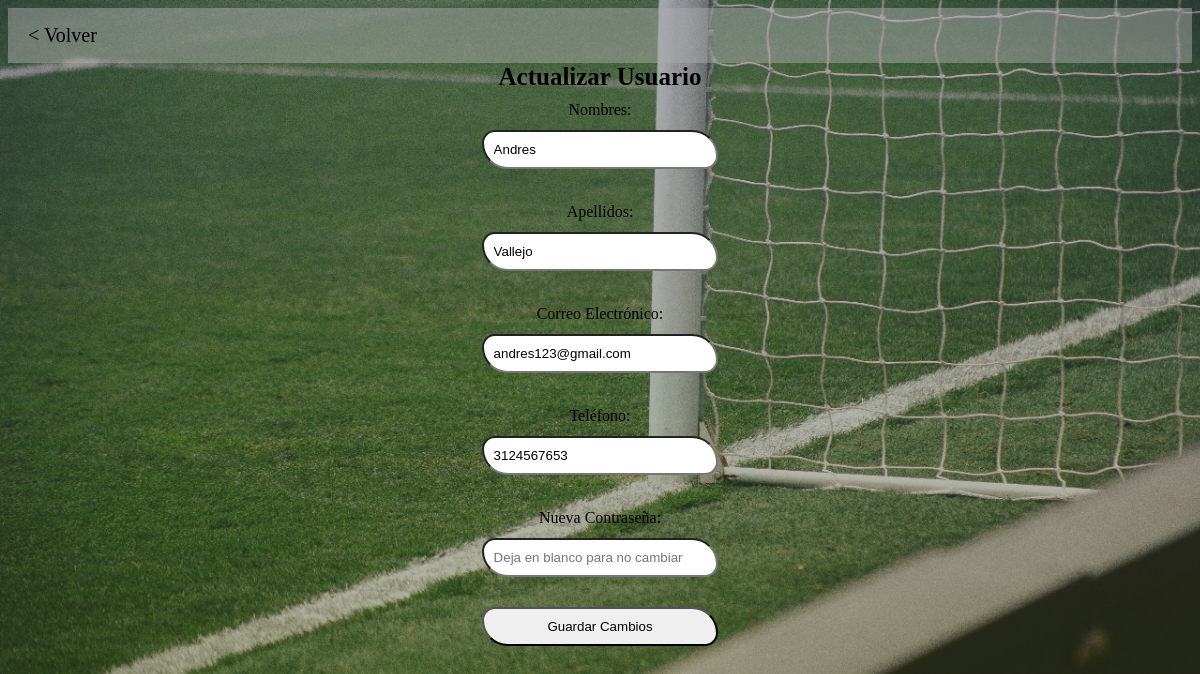
Page /actualizar_usuario.php?id=1 on the earlier database version.
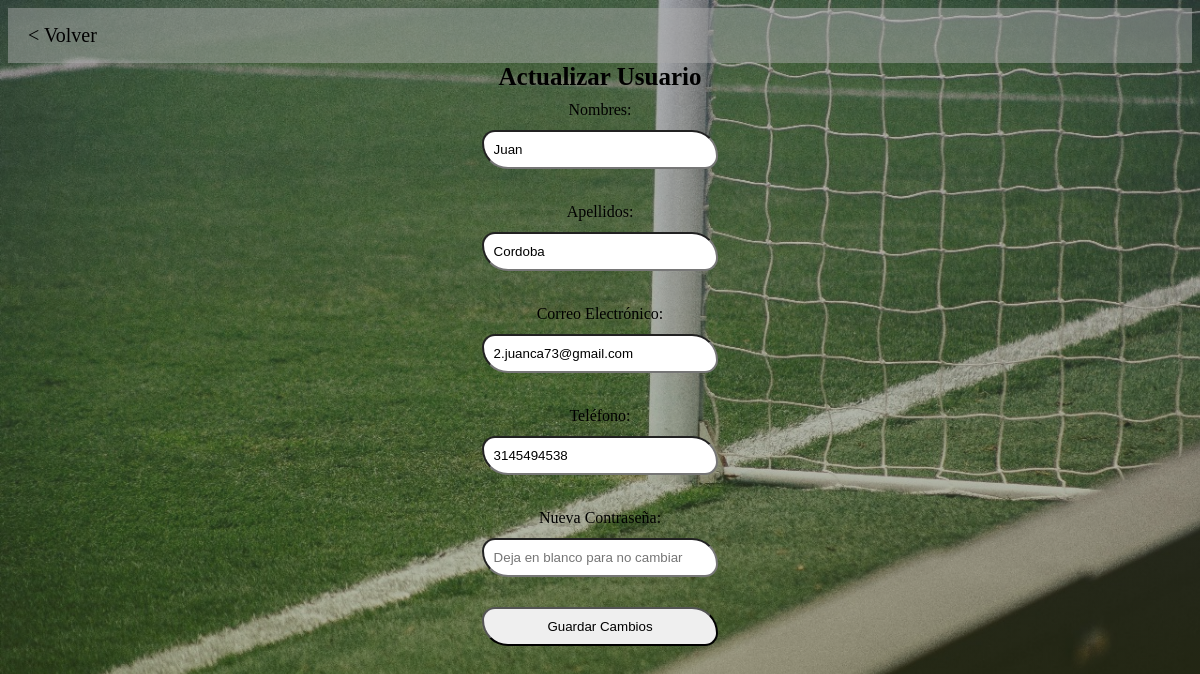
Same page on the later database version.
### tables this page shows
CREATE TABLE `usuario` (
  `Id_Usuario` int(11) NOT NULL,
  `Nombres` varchar(30) NOT NULL,
  `Apellidos` varchar(30) NOT NULL,
  `Correo_Electronico` varchar(50) NOT NULL,
  `Telefono` varchar(11) NOT NULL,
  `Contraseña` varchar(150) NOT NULL
);

### actualizar_usuario.php (the view, shortened to what this page needs)
<?php
include 'conexion.php';
if ($_SERVER['REQUEST_METHOD'] === 'POST' && isset($_POST['guardar_actualizacion'])) {
    $id_usuario_actualizar = $_POST['id_usuario'];
    $nuevos_nombres = $_POST['nuevos_nombres'];
    $nuevos_apellidos = $_POST['nuevos_apellidos'];
    $nuevo_correo = $_POST['nuevo_correo'];
    $nuevo_telefono = $_POST['nuevo_telefono'];
    $nueva_contraseña = isset($_POST['nueva_contraseña']) ? $_POST['nueva_contraseña'] : '';
    if ($nueva_contraseña !== '') {
        $query = "UPDATE usuario SET
                  Nombres = '$nuevos_nombres',
                  Apellidos = '$nuevos_apellidos',
                  Correo_Electronico = '$nuevo_correo',
                  Telefono = '$nuevo_telefono',
                  Contraseña = '$nueva_contraseña'
                  WHERE Id_Usuario = $id_usuario_actualizar";
    } else {
        $query = "UPDATE usuario SET
                  Nombres = '$nuevos_nombres',
                  Apellidos = '$nuevos_apellidos',
                  Correo_Electronico = '$nuevo_correo',
                  Telefono = '$nuevo_telefono'
                  WHERE Id_Usuario = $id_usuario_actualizar";
    }
    if ($conn->query($query) === TRUE) {
        echo 'Datos actualizados correctamente';
        header('Location: admin_us.php');
        exit;
    } else {
        echo 'Error al actualizar datos: ' . $conn->error;
    }
} else {
    $id_usuario = $_GET['id'];
    $consulta_usuario = "SELECT * FROM usuario WHERE Id_Usuario = $id_usuario";
    $resultado_usuario = $conn->query($consulta_usuario);
    if ($resultado_usuario->num_rows > 0) {
        $usuario = $resultado_usuario->fetch_assoc();
    } else {
        echo 'Usuario no encontrado';
        exit;
    }
}
?>
<html>
<head>
<link rel="stylesheet" href="css/main.css">
<link rel='stylesheet' type='text/css' media='screen' href='css/main.css'>
</head>
<body>
<ul class="navbar">
    <li class="nav-item"><a href="admin_us.php"> < Volver </a></li>
</ul>
    <h2>Actualizar Usuario</h2>
    <form method="post" action="actualizar_usuario.php">
        <label>Nombres:</label>
        <input type="text" name="nuevos_nombres" value="<?php echo $usuario['Nombres']; ?>"><br>
        <label>Apellidos:</label>
        <input type="text" name="nuevos_apellidos" value="<?php echo $usuario['Apellidos']; ?>"><br>
        <label>Correo Electrónico:</label>
        <input type="text" name="nuevo_correo" value="<?php echo $usuario['Correo_Electronico']; ?>"><br>
        <label>Teléfono:</label>
        <input type="text" name="nuevo_telefono" value="<?php echo $usuario['Telefono']; ?>"><br>
        <label>Nueva Contraseña:</label>
        <input type="password" name="nueva_contraseña" placeholder="Deja en blanco para no cambiar"><br>
        <input type="submit" name="guardar_actualizacion" value="Guardar Cambios">
    </form>
</body>
</html>

### css/main.css (style rules this page uses)
body { font-family: cursive; }
h2 { font-size: 25px; text-align: center; margin: 0; }
ul.navbar { list-style-type: none; margin: 0; padding: 0; overflow: hidden; background-color: #aaaaaa7e; }
.nav-item a { text-decoration: none; color: #fff; }
li.nav-item { float: left; font-size: 20px; }
li.nav-item a { display: block; color: rgb(0, 0, 0); text-align: center; padding: 16px 20px; text-decoration: none; }
body { background-size: cover; background-repeat: no-repeat; color: rgb(0, 0, 0); }
form { display: flex; flex-direction: column; align-items: center; }
label { margin: 10px 0; text-align: left; }
input { border-radius: 30px 60px; width: 20% !important; padding: 10px; margin: 6px 0; }
label { display: block; margin-bottom: 5px; }
.navbar { display: flex; list-style: none; padding: 0; margin: 0; }
.nav-item { margin-right: 10px; }

### actualizar_usuario.php (style rules this page uses)
body { background-image:linear-gradient(rgb(81 90 113 / 40%),rgb(73 89 28 / 40%)), url(img/23.jpg) ; }

Differences in the rows shown:
changed usuario: nuevos_nombres "Andres" → "Juan"; nuevos_apellidos "Vallejo" → "Cordoba"; nuevo_correo "andres123@gmail.com" → "2.juanca73@gmail.com"; nuevo_telefono "3124567653" → "3145494538"
